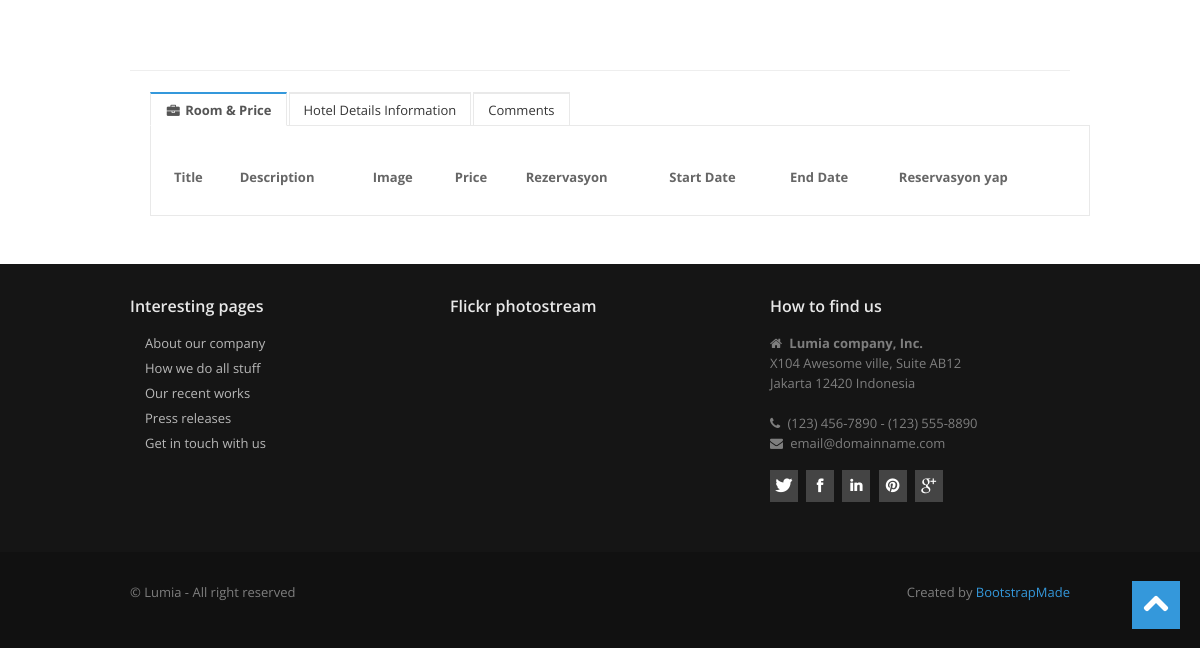
/product/9/Renaissance-Downtown-Hotel/ (signed in, lower part), run on an earlier commit of the app's database.
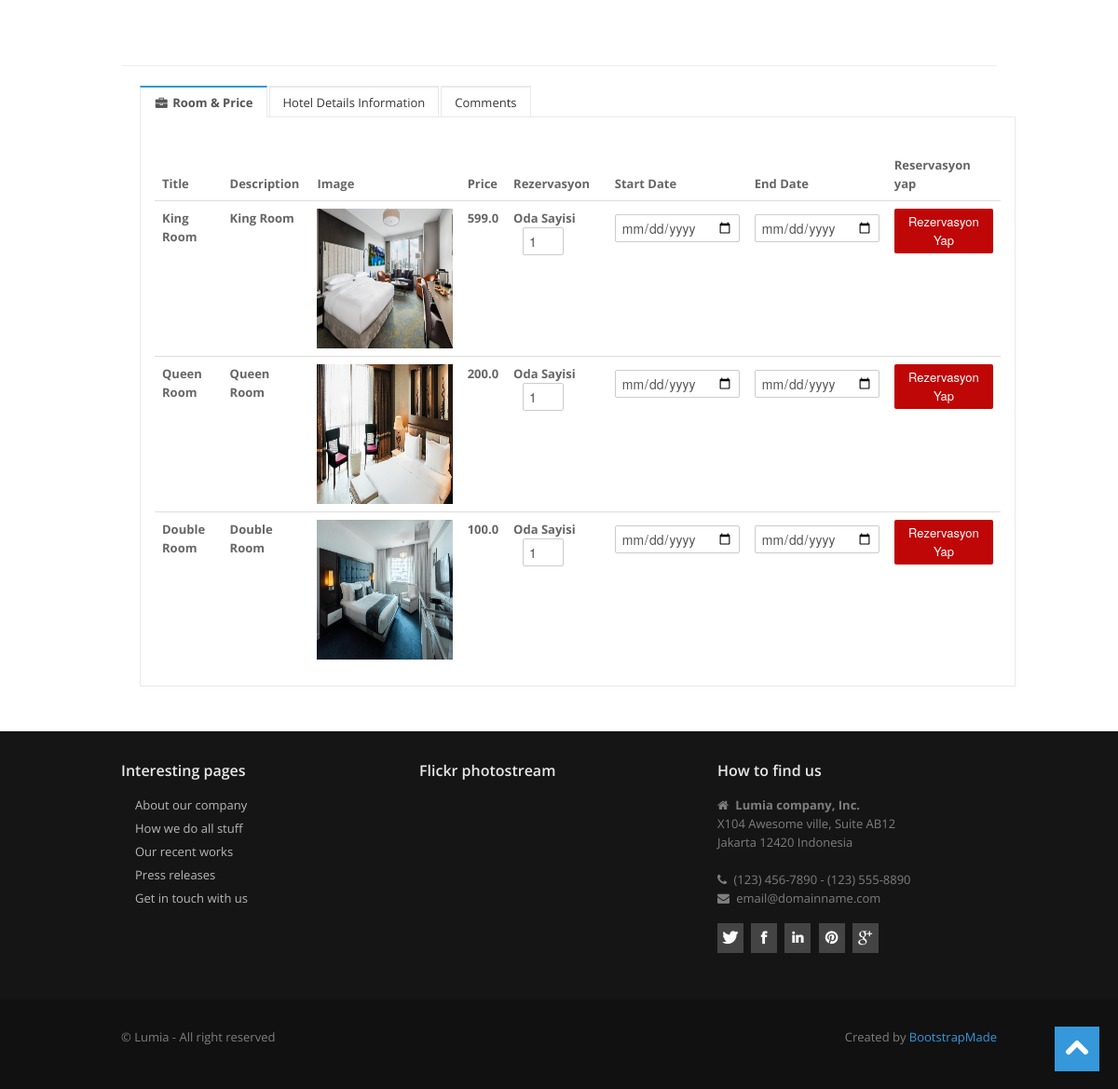
And on a later commit of the database.
### product/models.py (models this page shows, shortened)
class Room(models.Model):
    STATUS = (
        ('True', 'Evet'),
        ('False', 'Hayır'),
    )
    product = models.ForeignKey(Product, on_delete=models.CASCADE)
    title = models.CharField(max_length=50, blank=True)
    image = models.ImageField(blank=True, upload_to='images/')
    description = models.CharField(blank=True, max_length=255)
    price = models.FloatField(blank=True)
    amount = models.IntegerField(blank=True)
    status = models.CharField(max_length=10, choices=STATUS)
    create_at = models.DateTimeField(auto_now_add=True)
    update_at = models.DateTimeField(auto_now=True)
    def image_tag(self):
        return mark_safe('<img src="{}" height="50"/>'.format(self.image.url))
    image_tag.short_description = 'Image'

### home/views.py (the view)
# urls.py: path('product/<int:id>/<slug:slug>/', views.product_detail, name='product_detail'),
def product_detail(request,id,slug):
    category = Category.objects.all()
    product = Product.objects.get(pk=id)
    images = Images.objects.filter(product_id=id)
    rooms = Room.objects.filter(product_id=id)
    comments = Comment.objects.filter(product_id = id, status = 'True')
    current_user = request.user
    profile = UserProfile.objects.get(user_id=current_user.id)
    context = { 'product':product,
                'category': category,
                'rooms': rooms,
                'images':images,
                'comments': comments,
                'profile' : profile,
                }
    return render(request,'product_detail.html',context)

### product/models.py (called while the page is built)
    def __str__(self):            # __str__ method elaborated later in
        full_path = [self.title]  # post. use__unicode_ in place of
        k = self.parent
        while k is not None:
            full_path.append(k.title)
            k = k.parent
            return ' -> '.join(full_path[::-1])
        return str(self.title)

### home/templates/product_detail.html (shortened to what this page needs)
{% extends "homebase.html" %}
{% load static %}
{% block content %}
<section id="maincontent">
    <div class="container">
        <div class="row">
            <div class="span12">
                <br>
                <hr>
                <div class="span12">
                    <div class="tabbable tabs-top">
                        <ul class="nav nav-tabs">
                            <li class="active"><a href="#one" data-toggle="tab"><i class="icon-briefcase"></i>Room &
                                Price</a></li>
                            <li><a href="#two" data-toggle="tab">Hotel Details Information</a></li>
                            <li><a href="#three" data-toggle="tab">Comments</a></li>
                        </ul>
                        <div class="tab-content">
                            <div class="tab-pane active" id="one">
                                <p>
                                <table class="table">
                                    <thead>
                                    <tr>
                                        <th scope="col">Title</th>
                                        <th scope="col">Description</th>
                                        <th scope="col">Image</th>
                                        <th scope="col">Price</th>
                                        <th scope="col">Rezervasyon</th>
                                        <th scope="col">Start Date</th>
                                        <th scope="col">End Date</th>
                                        <th scope="col">Reservasyon yap</th>
                                    </tr>
                                    </thead>
                                    <tbody>
                                    {% for rs in rooms %}
                                    <tr>
                                        <th>{{ rs.title }}</th>
                                        <th>{{ rs.description }}</th>
                                        <th><img src="{{ rs.image.url }}" style="width:450px;height:150px;" alt=""/>
                                        </th>
                                        <th>{{ rs.price }}</th>
                                        <form action="/reservation/addtocart/{{ rs.id }}/{{rs.product.id}}" method="post">
                                            <th>
                                                <div class="quickview-plus-minus">
                                                    <div class="cart-plus-minus"
                                                    <span>Oda Sayisi</span>
                                                    <input type="text" value="1" min="0" max="{{ rs.amount }}"
                                                           name="quantity"
                                                           class="cart-plus-minus-box"
                                                           style="margin-left:10px;width:30px;">
                                                </div>
                                            <th><input type="date"  name="date_start" style="margin: .4rem 0;width:120px;"></th>
                                            <th><input type="date" name="date_end" style="margin: .4rem 0;width:120px;"></th>
                                            <th>
                                                <div class="quickview-btn-cart">
                                                    <button class="btn btn-danger" type="submit">Rezervasyon
                                                        Yap
                                                    </button>
                                                </div>
                                            </th>
                                            </th>
                                        </form>
                                    </tr>
                                    {% endfor %}
                                    </tbody>
                                </table>
                                </p>
                            </div>
                        </div>
                    </div>
                </div>
            </div>
        </div>
    </div>
</section>
{% endblock %}

### home/templates/homebase.html (shortened to what this page needs)
<!DOCTYPE html>
<head>
{% load static %}
  <link href="{% static 'assets/css/bootstrap.css' %}" rel="stylesheet">
  <link href="{% static 'assets/css/bootstrap-responsive.css' %}" rel="stylesheet">
  <link href="{% static 'assets/css/prettyPhoto.css' %}" rel="stylesheet">
  <link href="{% static 'assets/js/google-code-prettify/prettify.css' %}" rel="stylesheet">
  <link href="{% static 'assets/css/flexslider.css' %}" rel="stylesheet">
  <link href="{% static 'assets/css/style.css' %}" rel="stylesheet">
  <link href="{% static 'assets/color/default.css' %}" rel="stylesheet">
</head>
<body>
{% block content %} {% endblock %}
{% include 'footer.html' %}
</body>
</html>

### home/templates/header.html (shortened to what this page needs)
{% load static %}
                                {% load mptt_tags %}

### home/templates/footer.html (shortened to what this page needs)
{% load static %}
    <footer class="footer">
      <div class="container">
        <div class="row">
          <div class="span4">
            <div class="widget">
              <h5>Interesting pages</h5>
              <ul class="regular">
                <li><a href="#">About our company</a></li>
                <li><a href="#">How we do all stuff</a></li>
                <li><a href="#">Our recent works</a></li>
                <li><a href="#">Press releases</a></li>
                <li><a href="#">Get in touch with us</a></li>
              </ul>
            </div>
          </div>
          <div class="span4">
            <div class="widget">
              <h5>Flickr photostream</h5>
            </div>
          </div>
          <div class="span4">
            <div class="widget">
              <h5>How to find us</h5>
              <address>
								<i class="icon-home"></i> <strong>Lumia company, Inc.</strong><br>
								X104 Awesome ville, Suite AB12<br>
								Jakarta 12420 Indonesia
								</address>
              <p>
                <i class="icon-phone"></i> (123) 456-7890 - (123) 555-8890<br>
                <i class="icon-envelope-alt"></i> email@domainname.com
              </p>
            </div>
            <div class="widget">
              <ul class="social">
                <li><a href="#" data-placement="bottom" title="Twitter"><i class="icon-twitter icon-square icon-32"></i></a></li>
                <li><a href="#" data-placement="bottom" title="Facebook"><i class="icon-facebook icon-square icon-32"></i></a></li>
                <li><a href="#" data-placement="bottom" title="Linkedin"><i class="icon-linkedin icon-square icon-32"></i></a></li>
                <li><a href="#" data-placement="bottom" title="Pinterest"><i class="icon-pinterest icon-square icon-32"></i></a></li>
                <li><a href="#" data-placement="bottom" title="Google plus"><i class="icon-google-plus icon-square icon-32"></i></a></li>
              </ul>
            </div>
          </div>
        </div>
      </div>
      <div class="verybottom">
        <div class="container">
          <div class="row">
            <div class="span6">
              <p>
                &copy; Lumia - All right reserved
              </p>
            </div>
            <div class="span6">
              <div class="pull-right">
                <div class="credits">
                  Created by <a href="https://bootstrapmade.com/">BootstrapMade</a>
                </div>
              </div>
            </div>
          </div>
        </div>
      </div>
    </footer>
  <a href="#" class="scrollup"><i class="icon-chevron-up icon-square icon-48 active"></i></a>

### home/static/assets/css/style.css (style rules this page uses)
.row { margin-bottom:30px; }
#maincontent { z-index:1000; margin-top:0px; }
.scrollup { position:fixed; width:48px; height:48px; bottom:20px; right:20px; }
a.scrollup { outline:0; }
[class^="icon-"], [class*=" icon-"] { float:none; }
.icon-square, .icon-rounded, .icon-plain, .icon-circled { margin: 10px 10px 10px 0; display: inline-block !important; text-align: center !important; color: #fff; width: 18px; height: 18px; padding:3px; font-size: 12px; line-height: 18px; text-shadow:none; cursor: pointer; }
.icon-square { background-color: #444; }
[class^="icon-"], [class*=" icon-"] { margin-top: 1px; margin-right: .3em; }
.icon-32 { width: 24px; height: 24px; padding:4px; font-size: 16px; line-height: 24px; }
.icon-48 { width: 32px; height: 32px; padding:8px; font-size: 28px; line-height: 30px; }
ul.nav-tabs { margin: 0 !important; border: none; }
.nav-tabs > li > a { border-color: #e9e9e9; border-radius: 0; font-size: 13px; color: #353535; padding: 6px 14px 5px; outline: none; }
.nav-tabs > li.active > a { font-weight: 700; border-color: #e9e9e9; border-bottom-color: #fff; }
.tab-content { border: #e9e9e9 1px solid; padding: 18px 15px 0; }
.tabs-top .nav-tabs > li > a:hover, .tabs-top .nav-tabs > li.active > a:hover, .tabs-top .nav-tabs > li.active > a, .tabs-top .nav-tabs > li > a { border-top-width: 2px; }
.tabbable { margin-bottom: 18px; }
footer { padding-top:30px; color:#7e7e7e; }
footer.footer { background:#151515; }
footer h1, footer h2, footer h3, footer h4, footer h5, footer h6 { color:#e8e8e8; }
footer .verybottom { padding-top:30px; background:#111; }
footer ul.regular li a, footer .nav-list li.nav-header { text-shadow:none; color:#b8b8b8; }
footer ul.regular,footer ul.nav { margin-left:0; list-style:none; }
footer ul.regular li { background-attachment: scroll; background: url(../img/list/white-arrow.png) no-repeat 0 5px; padding-left:15px; margin-top:5px; margin-left:0; }
ul.social { list-style:none; margin-left:0; }
ul.social li { display:inline; }

### home/static/assets/color/default.css (style rules this page uses)
a { color: #3498db; }
[class^="icon-"].active, [class*=" icon-"].active { background-color: #3498db; }
.tabs-top .nav-tabs > li.active > a:hover, .tabs-top .nav-tabs > li.active > a { border-top-color: #3498db; }

What changed in the data, as far as the page shows it:
added Room: title "King Room", description "King Room", image (picture), price "599.0"
added Room: title "Queen Room", description "Queen Room", image (picture), price "200.0"
added Room: title "Double Room", description "Double Room", image (picture), price "100.0"
